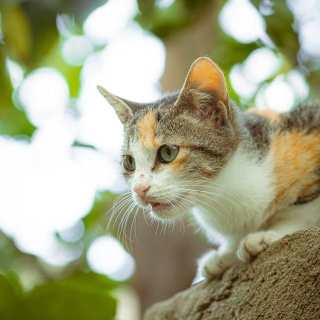
#> input picture lec06/cat.jpg, 320 x 320 px
$ python cvRotation.py
#> lines starting #> are read from the running program, lines starting #| are printed output that depends on the picture
import cv2

img = cv2.imread("cat.jpg")
#> img is the input picture: shape (320, 320, 3); mean B, G, R 134.4, 165.9, 164.6
rows, cols = img.shape[:2]
#> rows = 320; cols = 320
M = cv2.getRotationMatrix2D((cols/2, rows/2), 45, 1)
rotation = cv2.warpAffine(img, M, (cols, rows))
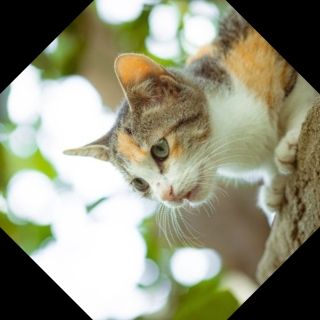
#> rotation: shape (320, 320, 3); mean B, G, R 122.3, 145.4, 144.9
cv2.imshow('Rotation', rotation)
cv2.waitKey(0)
cv2.destroyAllWindows()
